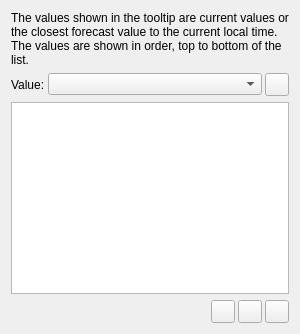
     <widget class="QWidget" name="tab_5">
      <attribute name="title">
       <string>Icon Tooltip</string>
      </attribute>
      <layout class="QVBoxLayout" name="verticalLayout_6" stretch="0,0,1,0">
       <item>
        <widget class="QLabel" name="label_23">
         <property name="text">
          <string>The values shown in the tooltip are current values or the closest forecast value to the current local time. The values are shown in order, top to bottom of the list.</string>
         </property>
         <property name="wordWrap">
          <bool>true</bool>
         </property>
        </widget>
       </item>
       <item>
        <layout class="QHBoxLayout" name="horizontalLayout_11" stretch="0,1,0">
         <property name="spacing">
          <number>3</number>
         </property>
         <item>
          <widget class="QLabel" name="label_29">
           <property name="text">
            <string>Value:</string>
           </property>
          </widget>
         </item>
         <item>
          <widget class="CustomComboBox" name="m_tooltipValueCombo">
           <property name="toolTip">
            <string>Value to add to the list.</string>
           </property>
          </widget>
         </item>
         <item>
          <widget class="QToolButton" name="m_tooltipAdd">
           <property name="sizePolicy">
            <sizepolicy hsizetype="Fixed" vsizetype="Fixed">
             <horstretch>0</horstretch>
             <verstretch>0</verstretch>
            </sizepolicy>
           </property>
           <property name="toolTip">
            <string>Add value to tooltip text</string>
           </property>
           <property name="text">
            <string/>
           </property>
           <property name="icon">
            <iconset resource="../rsc/resources.qrc">
             <normaloff>:/TrayWeather/add.svg</normaloff>:/TrayWeather/add.svg</iconset>
           </property>
          </widget>
         </item>
        </layout>
       </item>
       <item>
        <widget class="QListWidget" name="m_tooltipList">
         <property name="sizePolicy">
          <sizepolicy hsizetype="Expanding" vsizetype="Expanding">
           <horstretch>0</horstretch>
           <verstretch>0</verstretch>
          </sizepolicy>
         </property>
         <property name="showDropIndicator" stdset="0">
          <bool>false</bool>
         </property>
        </widget>
       </item>
       <item>
        <layout class="QHBoxLayout" name="horizontalLayout_12" stretch="0,0,0,0">
         <property name="spacing">
          <number>3</number>
         </property>
         <item>
          <spacer name="horizontalSpacer_4">
           <property name="orientation">
            <enum>Qt::Horizontal</enum>
           </property>
           <property name="sizeHint" stdset="0">
            <size>
             <width>40</width>
             <height>20</height>
            </size>
           </property>
          </spacer>
         </item>
         <item>
          <widget class="QToolButton" name="m_tooltipUp">
           <property name="toolTip">
            <string>Move value up.</string>
           </property>
           <property name="text">
            <string/>
           </property>
           <property name="icon">
            <iconset resource="../rsc/resources.qrc">
             <normaloff>:/TrayWeather/up.svg</normaloff>:/TrayWeather/up.svg</iconset>
           </property>
          </widget>
         </item>
         <item>
          <widget class="QToolButton" name="m_tooltipDown">
           <property name="toolTip">
            <string>Move value down.</string>
           </property>
           <property name="text">
            <string/>
           </property>
           <property name="icon">
            <iconset resource="../rsc/resources.qrc">
             <normaloff>:/TrayWeather/down.svg</normaloff>:/TrayWeather/down.svg</iconset>
           </property>
          </widget>
         </item>
         <item>
          <widget class="QToolButton" name="m_tooltipDelete">
           <property name="toolTip">
            <string>Remove value from tooltip text</string>
           </property>
           <property name="text">
            <string/>
           </property>
           <property name="icon">
            <iconset resource="../rsc/resources.qrc">
             <normaloff>:/TrayWeather/remove.svg</normaloff>:/TrayWeather/remove.svg</iconset>
           </property>
          </widget>
         </item>
        </layout>
       </item>
      </layout>
     </widget>
